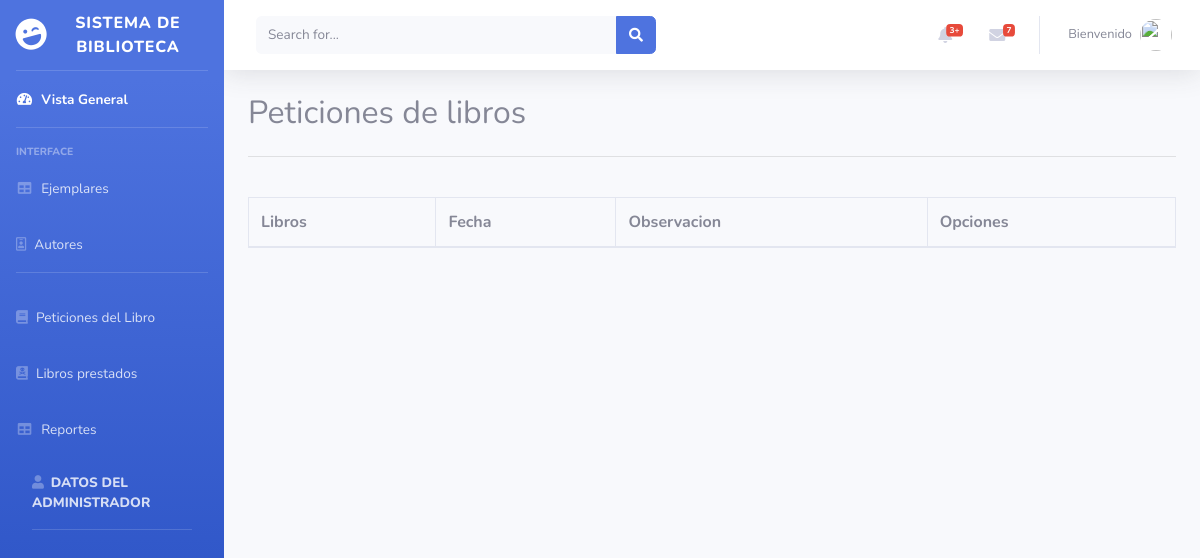
Page /index.php/ejemplar/peticiones on the earlier database version.
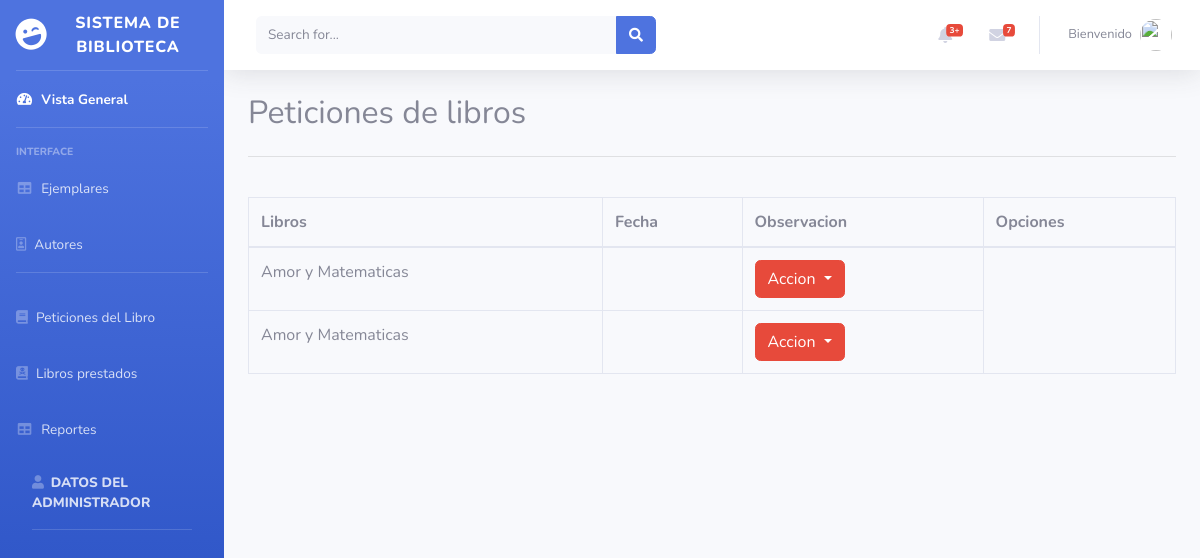
Same page on the later database version.
### tables this page shows
CREATE TABLE `peticion` (
  `peti_id` int(11) NOT NULL,
  `peti_ejem_id` int(11) DEFAULT NULL,
  `peti_dias` int(11) DEFAULT NULL,
  `peti_usua_id` int(11) DEFAULT NULL,
  `peti_fechareg` datetime DEFAULT NULL
);

CREATE TABLE `ejemplar` (
  `ejem_id` int(11) NOT NULL,
  `ejem_titulo` varchar(150) DEFAULT NULL,
  `ejem_editorial` varchar(45) DEFAULT NULL,
  `ejem_paginas` int(11) DEFAULT NULL,
  `ejem_isbn` varchar(20) DEFAULT NULL,
  `ejem_idioma` varchar(45) DEFAULT NULL,
  `ejem_portada` varchar(45) DEFAULT NULL,
  `ejem_digital` varchar(45) DEFAULT NULL,
  `ejem_audio` varchar(45) DEFAULT NULL,
  `ejem_resumen` varchar(255) DEFAULT NULL,
  `ejem_tipo_id` int(11) DEFAULT NULL,
  `ejem_cate_id` int(11) DEFAULT NULL,
  `ejem_valoracion` tinyint(1) DEFAULT NULL,
  `ejem_anio` int(11) DEFAULT NULL,
  `ejem_nprestamos` int(11) DEFAULT NULL
);

### application/controllers/Ejemplar.php (called while the page is built, shortened)
<?php
class Ejemplar extends CI_Controller {
    public function __construct()
    {
        $this->load->model('Ejemplar_model');
        $this->load->helper('url_helper');
        $this->load->helper('form');
        $this->load->model('User_model');
        $this->load->library('form_validation');
    }
    public function peticiones()
    {
        $this->load->view('administrador/header');
        $data['peticion'] = $this->Ejemplar_model->lista_peticion();
        $data['titulo'] = 'peticiones de libros';
        $this->load->view('administrador/peticion', $data);
        $this->load->view('Pie');
    }
}

### index.php (called while the page is built, shortened)
<?php
require_once BASEPATH.'core/CodeIgniter.php';

### application/models/Ejemplar_model.php (called while the page is built, shortened)
<?php
class Ejemplar_model extends CI_Model {
    function lista_peticion()
    {
        return $this->db->query("SELECT * FROM peticion,ejemplar,usuario WHERE peti_ejem_id=ejem_id AND peti_usua_id=usua_id")->result();
    }
}

### application/views/administrador/peticion.php (the view, shortened to what this page needs)
<div class="container">
    <div class="row">
        <div class="col-lg-12 mt40">
            <div class="pull-left">
                <h2>Peticiones de libros</h2>
            </div>
        </div>
    </div>
    <hr>
    <br>
    <table class="table table-bordered" id="example" cellspacing="0" width="100%">
       <thead>
          <tr>
             <th>Libros</th>
             <th>Fecha</th>
             <th>Observacion</th>
             <th>Opciones</th>
          </tr>
       </thead>
       <tbody>
          <?php if($peticion): ?>
          <?php foreach($peticion as $peti): ?>
          <tr>
             <td><?php echo $peti->ejem_titulo; ?></td>
             <td><?php echo $peti->peti_dias; ?></td>
             <td>
              <div class="dropdown">
                <button class="btn btn-danger dropdown-toggle" type="button" data-toggle="dropdown">Accion
                  <span class="caret"></span></button>
              </div>
             </td>
          </tr>
         <?php endforeach; ?>
         <?php endif; ?>
       </tbody>
    </table>
</div>

Differences in the rows shown:
added peticion: peti_ejem.ejem_titulo "Amor y Matematicas"
added peticion: peti_ejem.ejem_titulo "Amor y Matematicas"
